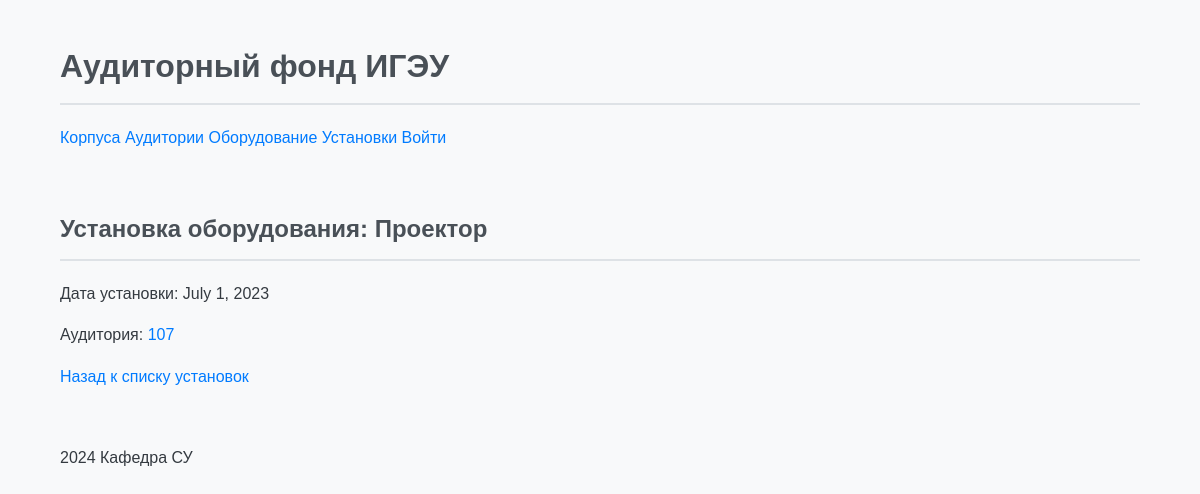
The app's page /installations/1/ with its own data.
### classrooms/models.py (models this page shows, shortened)
class Installation(models.Model):
    installation_date = models.DateField()
    equipment = models.ForeignKey(Equipment, on_delete=models.CASCADE)
    room = models.ForeignKey(Room, on_delete=models.CASCADE)

class Equipment(models.Model):
    name = models.CharField(max_length=255)
    cost = models.DecimalField(max_digits=10, decimal_places=2)
    supply_date = models.DateField()
    photo = models.ImageField(upload_to='equipment_photos/', blank=True, null=True)

class Room(models.Model):
    number = models.CharField(max_length=10, verbose_name="Номер аудитории")
    floor = models.IntegerField(verbose_name="Этаж")
    cost = models.DecimalField(max_digits=10, decimal_places=2, verbose_name="Стоимость")
    area = models.DecimalField(max_digits=10, decimal_places=2, verbose_name="Площадь")
    capacity = models.IntegerField(verbose_name="Вместимость")
    campus = models.ForeignKey('Campus', on_delete=models.CASCADE, verbose_name="Корпус")
    room_type = models.ForeignKey('RoomType', on_delete=models.CASCADE, verbose_name="Тип аудитории")
    department = models.ForeignKey('Department', on_delete=models.CASCADE, verbose_name="Факультет")
    photo = models.ImageField(upload_to='rooms/', verbose_name="Фотография", blank=True, null=True)
    name = models.CharField(max_length=100, default="Default Room")
    capacity = models.PositiveIntegerField()

### classrooms/views.py (the view)
# urls.py: path('installations/<int:pk>/', views.InstallationDetailView.as_view(), name='installation_detail'),
class InstallationDetailView(DetailView):
    model = Installation
    template_name = 'classrooms/installation_detail.html'
    context_object_name = 'installation'

### classrooms/templates/classrooms/installation_detail.html
{% extends "base_generic.html" %}
{% block content %}
  <h2>Установка оборудования: {{ installation.equipment.name }}</h2>
  <p>Дата установки: {{ installation.installation_date }}</p>
  <p>Аудитория: <a href="{% url 'room_detail' installation.room.pk %}">{{ installation.room.number }}</a></p>
  <a href="{% url 'installation_list' %}">Назад к списку установок</a>
{% endblock %}

### classrooms/templates/static/css/style.css (style rules this page uses)
body { font-family: 'Arial', sans-serif; background-color: #f8f9fa; color: #343a40; margin: 0; padding: 0; line-height: 1.6; }
h1, h2, h3 { color: #495057; border-bottom: 2px solid #dee2e6; padding-bottom: 10px; margin-bottom: 20px; }
a { color: #007bff; text-decoration: none; transition: color 0.3s ease; }

### records on screen
Installation: equipment.name "Проектор", installation_date "July 1, 2023", room.number "107"
